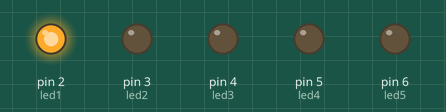
Bench run of a sketch on a simulated Arduino Uno, built with avr-gcc and run on an emulated ATmega328P. On the bench: output pins drawn as LEDs (lit = HIGH).

Above: at 0.02 s.
At 0.37 s:
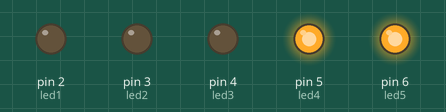
At 0.72 s:
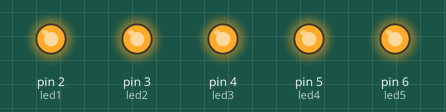
At 1.47 s:
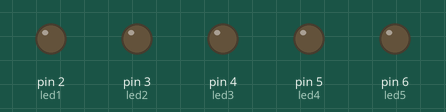
At 2.17 s:
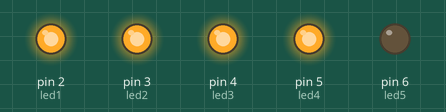
At 2.92 s:
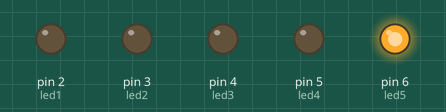
Timing chart, 0 to 3.2 s (numbered marks = the images above):
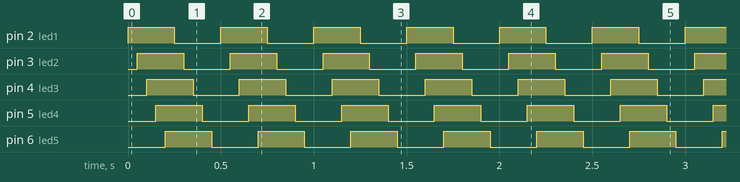

Measured:
- by itself, pin 2 (led1), pin 3 (led2), pin 4 (led3), pin 5 (led4), pin 6 (led5): alternates HIGH for 0.25 s and LOW for 0.25 s
- by itself, everything shown: repeats every 0.50 s, in 10 steps

The sketch:

LED_boucle_youtube.ino
```cpp
int led1 = 2;
int led2 = 3;
int led3 = 4;
int led4 = 5;
int led5 = 6;

void setup() {
 pinMode(led1, OUTPUT);
 pinMode(led2, OUTPUT);
 pinMode(led3, OUTPUT);
 pinMode(led4, OUTPUT);
 pinMode(led5, OUTPUT);
}

void loop() {
 digitalWrite(led1, HIGH);
 delay(50);
 digitalWrite(led2, HIGH);
 delay(50);
 digitalWrite(led3, HIGH);
 delay(50);
  digitalWrite(led4, HIGH);
 delay(50);
  digitalWrite(led5, HIGH);
 delay(50);
 digitalWrite(led1, LOW);
 delay(50);
 digitalWrite(led2, LOW);
 delay(50);
 digitalWrite(led3, LOW);
 delay(50);
  digitalWrite(led4, LOW);
 delay(50);
  digitalWrite(led5, LOW);
 delay(50);
}
```
